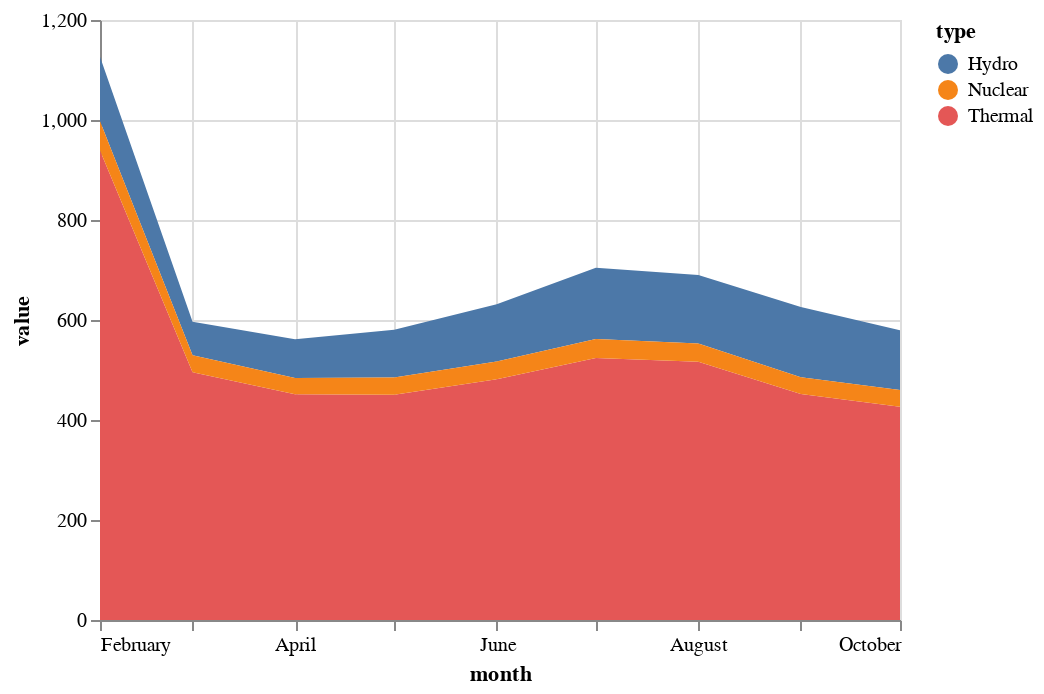

Here is the notebook cell this chart was saved with:
### Code cell
# 2. Draw various types of source
alt.Chart(df_2_type).mark_area().encode(x="month:T", y=alt.Y("value:Q"), color="type:N")

### Figure 1 — Vega-Lite specification as saved in the notebook (floating-point values rounded to 4 significant figures)
{"config": {"view": {"continuousWidth": 400, "continuousHeight": 300}}, "data": {"name": "data-790f941284d8d68fadf560231d7d0fce"}, "mark": "area", "encoding": {"color": {"type": "nominal", "field": "type"}, "x": {"type": "temporal", "field": "month"}, "y": {"type": "quantitative", "field": "value"}}, "$schema": "https://vega.github.io/schema/vega-lite/v4.8.1.json", "datasets": {"data-790f941284d8d68fadf560231d7d0fce": [{"month": "1900-02-01T00:00:00", "type": "Hydro", "value": 129.2}, {"month": "1900-02-01T00:00:00", "type": "Thermal", "value": 939.0}, {"month": "1900-02-01T00:00:00", "type": "Nuclear", "value": 58.4}, {"month": "1900-03-01T00:00:00", "type": "Hydro", "value": 67.0}, {"month": "1900-03-01T00:00:00", "type": "Thermal", "value": 495.3}, {"month": "1900-03-01T00:00:00", "type": "Nuclear", "value": 34.2}, {"month": "1900-04-01T00:00:00", "type": "Hydro", "value": 77.6}, {"month": "1900-04-01T00:00:00", "type": "Thermal", "value": 451.7}, {"month": "1900-04-01T00:00:00", "type": "Nuclear", "value": 32.4}, {"month": "1900-05-01T00:00:00", "type": "Hydro", "value": 95.6}, {"month": "1900-05-01T00:00:00", "type": "Thermal", "value": 450.7}, {"month": "1900-05-01T00:00:00", "type": "Nuclear", "value": 34.3}, {"month": "1900-06-01T00:00:00", "type": "Hydro", "value": 114.2}, {"month": "1900-06-01T00:00:00", "type": "Thermal", "value": 481.3}, {"month": "1900-06-01T00:00:00", "type": "Nuclear", "value": 35.9}, {"month": "1900-07-01T00:00:00", "type": "Hydro", "value": 142.2}, {"month": "1900-07-01T00:00:00", "type": "Thermal", "value": 524.0}, {"month": "1900-07-01T00:00:00", "type": "Nuclear", "value": 38.2}, {"month": "1900-08-01T00:00:00", "type": "Hydro", "value": 137.0}, {"month": "1900-08-01T00:00:00", "type": "Thermal", "value": 516.7}, {"month": "1900-08-01T00:00:00", "type": "Nuclear", "value": 36.5}, {"month": "1900-09-01T00:00:00", "type": "Hydro", "value": 140.9}, {"month": "1900-09-01T00:00:00", "type": "Thermal", "value": 452.1}, {"month": "1900-09-01T00:00:00", "type": "Nuclear", "value": 33.2}, {"month": "1900-10-01T00:00:00", "type": "Hydro", "value": 119.4}, {"month": "1900-10-01T00:00:00", "type": "Thermal", "value": 426.4}, {"month": "1900-10-01T00:00:00", "type": "Nuclear", "value": 33.5}]}}
